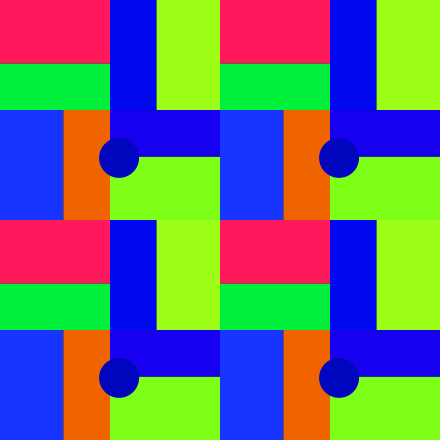
Frame 1 (no input)
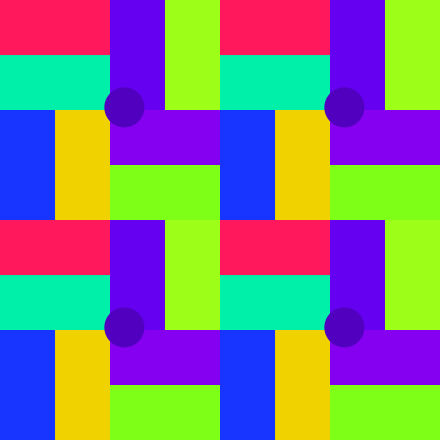
Frame 60 (the mouse pressed at the canvas centre just before this capture)
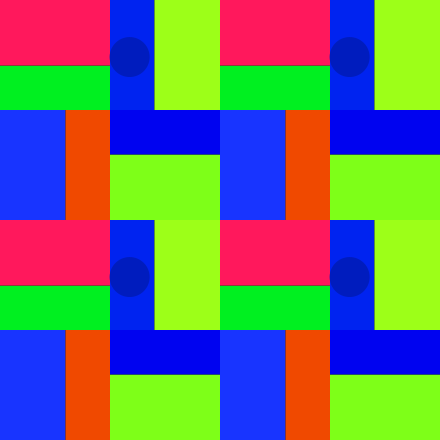
Frame 120 (the mouse held since frame 60 and released just before this capture)

The Processing sketch that drew these frames (run headless with seeded random() and noise(); from frame 60 on, the mouse is pressed at the canvas centre):

// Processing sketch: processing_6022
// ── processing_6022.pde

/**
 * Skizze nach Richard paul Loohse, Bewegung um eine Achse
 * an- und ausschalten mit Mausklick
 *
 */
  
int numBalls = 2;
int switch1 = 1;
float col01,col02,col03,col04;
float rad = 440/numBalls;
float hrad = rad / 2;
float focus = 110;

PFont fontA;

Ball[] balls = new Ball[numBalls*numBalls];

void setup() 
{
  size(440, 440);
  noStroke();
  smooth();
  colorMode(HSB, 255);
  col01 = random(255);
  col02 = random(255);
  col03 = random(255);
  col04 = random(255);
  
  for (int i = 0; i < numBalls; i++) {
    for (int j = 0; j < numBalls; j++)
    {
    balls[numBalls*i+j] = new Ball(i*rad,j*rad, hrad, i, 1, balls);
    }
  }
}

void draw() 
{
  background(0);
  for (int i = 0; i < numBalls; i++) {
    for (int j = 0; j < numBalls; j++)
    {
    balls[numBalls*i+j].change_st();
    balls[numBalls*i+j].display();   
    }
  }
}

class Ball {
  float x, y;
  float rad01;
  float x1,x2,x3,x4,x5,y1,y2,y3,y4,y5,d1;
  float w1,w2;
  float winkel = 0;
  int id;
  Ball[] others;
 
  Ball(float xin, float yin, float din, int idin, float winkelin, Ball[] oin) {
    x = xin;
    y = yin;
    
    rad01 = din;
    id = idin;
    others = oin;
    winkel = winkelin;
    
  } 
  
  void change_st() {
    if (switch1 == 1 )
    {
    
      winkel = (winkel + .01);
      
      d1 = 0.5*abs(sin(winkel))*rad01;
      
      x1 = x;
      x2 = x + rad01 - d1;
      x3 = x + rad01;
      x4 = x + rad01 + d1;
      x5 = x + 2*rad01;
      
      y1 = y;
      y2 = y + rad01 - d1;
      y3 = y + rad01;
      y4 = y + rad01 + d1;
      y5 = y + 2*rad01;
      
      w1 = rad01 - d1;
      w2 = d1;
      
    }
  }

       
    void display() {
        
        
    
    fill(col01,230,255);
    rect(x1,y3,w1,rad01);
    
    fill((col01+255*w2/rad01)%255,55+2*255*w2/rad01,240);
    rect(x2,y3,w2,rad01);
    
    fill(col02,230,255);
    rect(x3,y4,rad01,w1);
    
    fill((col02+255*w2/rad01)%255,55+2*255*w2/rad01,240);
    rect(x3,y3,rad01,w2);
    
    
    fill((col03+255*w2/rad01)%255,55+2*255*w2/rad01,240);
    rect(x1,y2,rad01,w2);
    
    fill(col03,230,255);
    rect(x1,y1,rad01,w1);
    
    fill((col04+255*w2/rad01)%255,55+2*255*w2/rad01,240);
    rect(x3,y1,w2,rad01);
    
    fill(col04,230,255);
    rect(x4,y1,w1,rad01); 
    
    fill((col04+255*w2/rad01)%255,255,190);
    
    ellipse(x+rad01+(rad01-20)*sin(0.1*winkel),y+rad01+(rad01-20)*cos(winkel),40,40);
    
    
  
    }
}

void mouseClicked() {
  if(switch1 == 0) {
    switch1 = 1;
  } else {
    switch1 = 0;
  }
}
